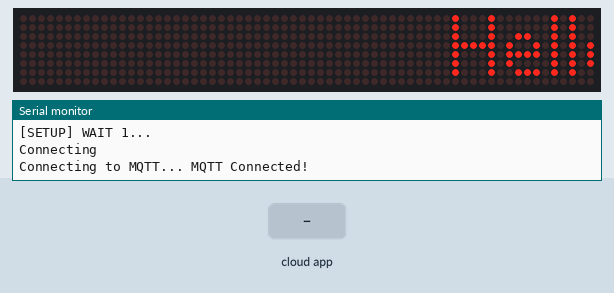
Recording of a sketch running on a simulated ESP8266 (NodeMCU). Shown: 64×8 LED matrix, the last lines printed to the serial monitor. The inputs (shaded band) are chosen by the test bench. WiFi joins after 1.5 s; servers stay silent unless stated; no MQTT or app messages arrive unless stated.

Above: at 6.18 s.
6.2 s: the phone or cloud app sets message to 0
At 6.58 s:
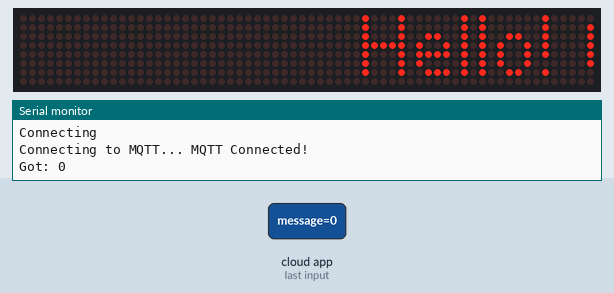
7.7 s: the phone or cloud app sets message to 1
At 8.76 s:
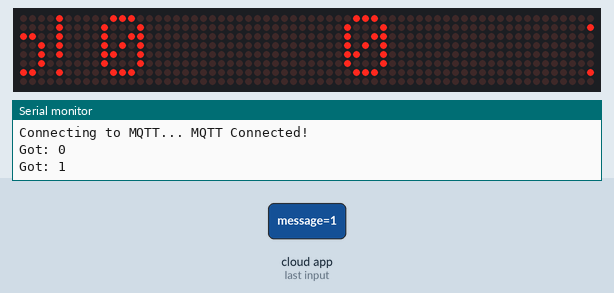

The sketch:

hardwareexpo.ino
```cpp
#include <MD_MAX72xx.h>
#include <SPI.h>
#include <ESP8266WiFi.h>
#include <ESP8266WiFiMulti.h>
#include <ESP8266HTTPClient.h>
#include "Adafruit_MQTT.h"
#include "Adafruit_MQTT_Client.h"

#define SCROLL_DELAY 40

/************************* Variables *********************************/
char* str;
String payload;
uint32_t present;
bool first_time;
uint16_t  scrollDelay;  // in milliseconds
#define  CHAR_SPACING  1 // pixels between characters

// Global message buffers shared by Serial and Scrolling functions
#define BUF_SIZE  150
char curMessage[BUF_SIZE];
char newMessage[BUF_SIZE];
bool newMessageAvailable = false;

ESP8266WiFiMulti WiFiMulti;


#define  MAX_DEVICES 8

/************************* Matrix Display Pins *********************************/
#define  CLK_PIN   D5 // or SCK
#define DATA_PIN  D7 // or MOSI
#define CS_PIN    D8 // or SS

/************************* Adafruit.io Setup *********************************/
#define AIO_SERVER      "io.adafruit.com"
#define AIO_SERVERPORT  1883                   // use 8883 for SSL
#define AIO_USERNAME    "naveen1000"
#define AIO_KEY         "935bf537f26444ffb0e3a7990427ad55"


/************ Global State (you don't need to change this!) ******************/

// Create an ESP8266 WiFiClient class to connect to the MQTT server.
WiFiClient client;
// or... use WiFiFlientSecure for SSL
//WiFiClientSecure client;

// Setup the MQTT client class by passing in the WiFi client and MQTT server and login details.
Adafruit_MQTT_Client mqtt(&client, AIO_SERVER, AIO_SERVERPORT, AIO_USERNAME, AIO_KEY);

/****************************** Feeds ***************************************/

// Setup a feed called 'onoff' for subscribing to changes.
Adafruit_MQTT_Subscribe message = Adafruit_MQTT_Subscribe(&mqtt, AIO_USERNAME "/feeds/message");

/*************************** Sketch Code ************************************/

// Bug workaround for Arduino 1.6.6, it seems to need a function declaration
// for some reason (only affects ESP8266, likely an arduino-builder bug).
void MQTT_connect();


MD_MAX72XX mx = MD_MAX72XX(DATA_PIN, CLK_PIN, CS_PIN, MAX_DEVICES);


uint8_t scrollDataSource(uint8_t dev, MD_MAX72XX::transformType_t t)
// Callback function for data that is required for scrolling into the display
{
  static char   *p = curMessage;
  static uint8_t  state = 0;
  static uint8_t  curLen, showLen;
  static uint8_t  cBuf[8];
  uint8_t colData;

  // finite state machine to control what we do on the callback
  switch (state)
  {
    case 0: // Load the next character from the font table
      showLen = mx.getChar(*p++, sizeof(cBuf) / sizeof(cBuf[0]), cBuf);
      curLen = 0;
      state++;

      // if we reached end of message, reset the message pointer
      if (*p == '\0')
      {
        p = curMessage;     // reset the pointer to start of message
        if (newMessageAvailable)  // there is a new message waiting
        {
          strcpy(curMessage, str);  // copy it in
          newMessageAvailable = false;
        }
      }
    // !! deliberately fall through to next state to start displaying

    case 1: // display the next part of the character
      colData = cBuf[curLen++];
      if (curLen == showLen)
      {
        showLen = CHAR_SPACING;
        curLen = 0;
        state = 2;
      }
      break;

    case 2: // display inter-character spacing (blank column)
      colData = 0;
      curLen++;
      if (curLen == showLen)
        state = 0;
      break;

    default:
      state = 0;
  }

  return (colData);
}

void scrollText(void)
{
  static uint32_t prevTime = 0;

  // Is it time to scroll the text?
  if (millis() - prevTime >= scrollDelay)
  {
    mx.transform(MD_MAX72XX::TSL);  // scroll along - the callback will load all the data
    prevTime = millis();      // starting point for next time
  }
}
void  no_connection(void)
{
  newMessageAvailable = 1;
  strcpy(curMessage, "No Internet! ");
  scrollText();


}
void setup()
{
  mx.begin();
  mx.setShiftDataInCallback(scrollDataSource);

  scrollDelay = SCROLL_DELAY;
  strcpy(curMessage, "Hello! ");
  newMessage[0] = '\0';

  Serial.begin(57600);
  Serial.print("\n[MD_MAX72XX Message Display]\nType a message for the scrolling display\nEnd message line with a newline");

  Serial.begin(115200);
  // Serial.setDebugOutput(true);

  Serial.println();
  Serial.println();
  Serial.println();

  for (uint8_t t = 4; t > 0; t--) {
    Serial.printf("[SETUP] WAIT %d...\n", t);
    Serial.flush();
    delay(1000);
  }

  WiFi.mode(WIFI_STA);
  WiFiMulti.addAP("realme XT", "naveen1000");
  WiFiMulti.addAP("Lenovo K50a40", "naveen1000");
  WiFiMulti.addAP("SSID3", "PASS3");
  Serial.println("Connecting");
  newMessageAvailable = 1;
  present = millis();
  first_time = 1;
    // Setup MQTT subscription for onoff feed.
  mqtt.subscribe(&message);
 str = " Ask Google assistant to display msg!   ";
}

void loop()
{
  while (WiFiMulti.run() != WL_CONNECTED) {
    Serial.println("WiFi not connected!");
    delay(1000);
  }
  // Ensure the connection to the MQTT server is alive (this will make the first
  // connection and automatically reconnect when disconnected).  See the MQTT_connect
  // function definition further below.
  MQTT_connect();

  // this is our 'wait for incoming subscription packets' busy subloop
  // try to spend your time here


  Adafruit_MQTT_Subscribe *subscription;
  while ((subscription = mqtt.readSubscription(1))) {
    if (subscription == &message) {
      payload ="";
      Serial.print(F("Got: "));
      Serial.println((char *)message.lastread);
      str = (char*)message.lastread;
      payload = (String) str;
      payload += "       ";
      str = &payload[0];
      newMessageAvailable = 1;
    }
  }

  scrollText();
}
void MQTT_connect() {
  int8_t ret;

  // Stop if already connected.
  if (mqtt.connected()) {
    return;
  }

  Serial.print("Connecting to MQTT... ");

  uint8_t retries = 3;
  while ((ret = mqtt.connect()) != 0) { // connect will return 0 for connected
       Serial.println(mqtt.connectErrorString(ret));
       Serial.println("Retrying MQTT connection in 5 seconds...");
       mqtt.disconnect();
       delay(5000);  // wait 5 seconds
       retries--;

       if (retries == 0) {
         // basically die and wait for WDT to reset me
         while (1);
       }
  }
  Serial.println("MQTT Connected!");
}
```
